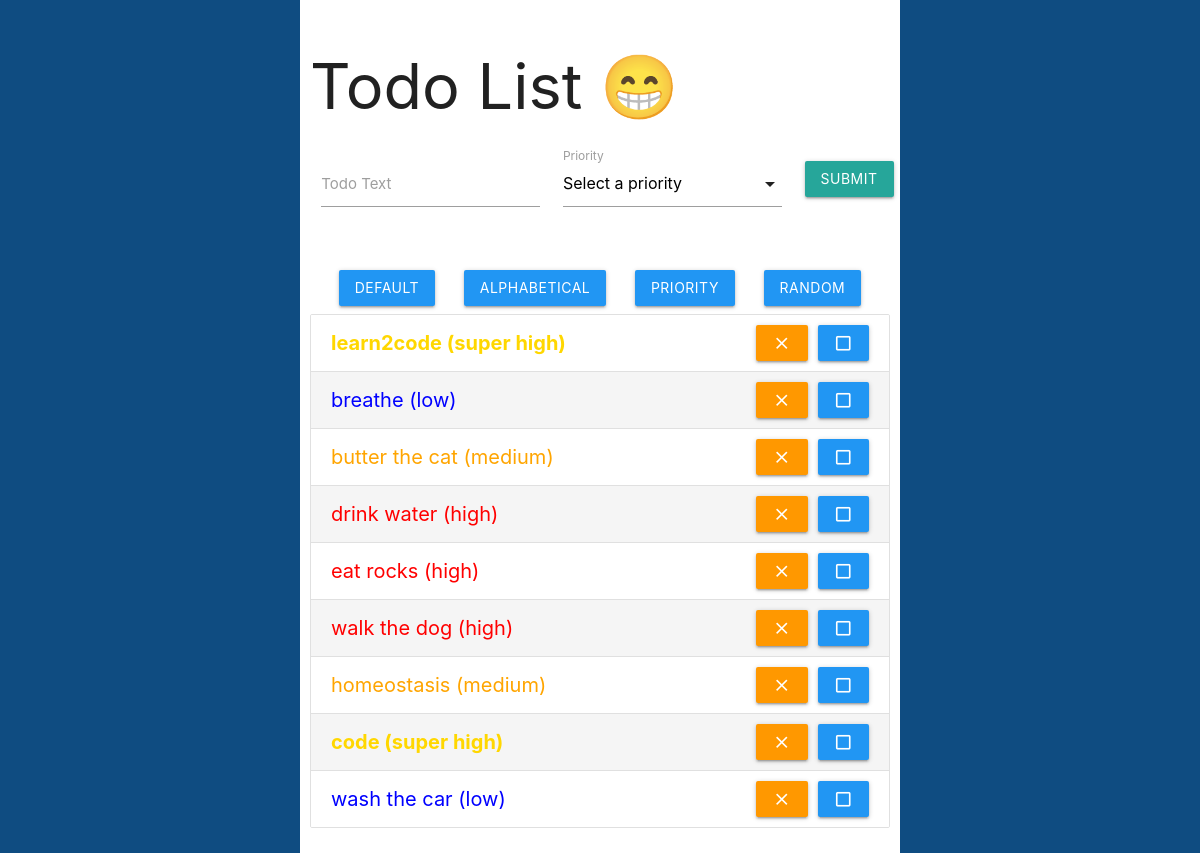
The app's page /?order=random with its own data.
### todoapp/models.py (models this page shows, shortened)
class TodoItem(models.Model):
    text = models.CharField(max_length=500)
    priority = models.ForeignKey(TodoItemPriority, on_delete=models.PROTECT, related_name='todo_items')
    created_date = models.DateTimeField(auto_now_add=True)
    completed_date = models.DateTimeField(null=True, blank=True)

class TodoItemPriority(models.Model):
    name = models.CharField(max_length=50)
    order = models.IntegerField()
    def get_class_name(self):
        return self.name.lower().replace(' ', '_')

### todoapp/views.py (the view)
# urls.py: path('', views.index, name='index'),
def index(request):
    emoji = random.choice(['😀', '😁', '😴'])
    todo_items = TodoItem.objects.filter(completed_date__isnull=True)
    order = request.GET.get('order', 'priority')
    if order == 'alphabetical':
        todo_items = todo_items.order_by('text')
    elif order == 'priority':
        todo_items = todo_items.order_by('-priority__order')
    elif order == 'random':
        todo_items = list(todo_items.all())
        random.shuffle(todo_items)
    else:
        todo_items = todo_items.all()
    completed_items = TodoItem.objects.filter(completed_date__isnull=False)
    todo_priorities = TodoItemPriority.objects.order_by('-order')
    context = {
        'title': 'Todo List ' + emoji,
        'error': '',
        'todo_items': todo_items,
        'completed_items': completed_items,
        'todo_priorities': todo_priorities,
    }
    return render(request, 'todoapp/index.html', context)

### todoapp/templates/todoapp/index.html (shortened to what this page needs)
<!DOCTYPE html>
<html lang="en" dir="ltr">
  <head>
    <link rel="stylesheet" href="https://cdnjs.cloudflare.com/ajax/libs/materialize/1.0.0/css/materialize.min.css">
  </head>
  <body>
    <main>
      <h1>{{ title }}</h1>
      <div class="row">
        <form class="col s12" action="{% url 'todoapp:savetodo' %}" method="post">
          <div class="row">
            <div class="input-field col s12 m5">
              <input id="todo_text" type="text" name="todo_text" class="validate" required/>
              <label for="todo_text">Todo Text</label>
            </div>
            <div class="input-field col s12 m5">
              <label for="todo_priority_id">Priority</label>
            </div>
            <div class="input-field col s12 m2">
              <button type="submit" class="btn">submit</button>
            </div>
          </div>
        </form>
      </div>
      <div class="sorting_bts">
        <a href="?order=default" class="btn blue">default</a>
        <a href="?order=alphabetical" class="btn blue">alphabetical</a>
        <a href="?order=priority" class="btn blue">priority</a>
        <a href="?order=random" class="btn blue">random</a>
      </div>
      <ul class="collection">
        {% for todo_item in todo_items %}
        <li class="collection-item {{ todo_item.priority.get_class_name }}">
          <span>{{todo_item.text}} ({{todo_item.priority.name}})</span>
          <div class="btns">
            <a href="{% url 'todoapp:deletetodo' todo_item.id %}" class="btn orange"><i class="material-icons">clear</i></a>
            <form action="{% url 'todoapp:completetodo' %}" method="post">
              <button type="submit" class="btn blue"><i class="material-icons">check_box_outline_blank</i></button>
            </form>
          </div>
        </li>
        {% endfor %}
      </ul>
    </main>
  </body>
</html>

### todoapp/templates/todoapp/index.html (style rules this page uses)
.super_high { color:gold; font-weight:bold; }
.high { color:red; }
.medium { color:orange; }
.low { color:blue; }
main { max-width:600px; margin: 0 auto; padding:10px; }
.sorting_bts { display:flex; flex-direction:row; justify-content:space-evenly; }
.collection-item { display:flex; flex-direction:row; justify-content:space-between; align-items:center; font-size:20px; }
.collection-item .btns { display:flex; flex-direction:row; }
.collection-item .btns > * { margin-left:10px; }
.collection-item:nth-child(even) { background-color:whitesmoke; }
body { background-color: #0F4C81; }
main { background-color:white; min-height:100vh; }

### records on screen
TodoItem: text "learn2code", priority.name "super high"
TodoItem: text "breathe", priority.name "low"
TodoItem: text "butter the cat", priority.name "medium"
TodoItem: text "drink water", priority.name "high"
TodoItem: text "eat rocks", priority.name "high"
TodoItem: text "walk the dog", priority.name "high"
TodoItem: text "homeostasis", priority.name "medium"
TodoItem: text "code", priority.name "super high"
TodoItem: text "wash the car", priority.name "low"
